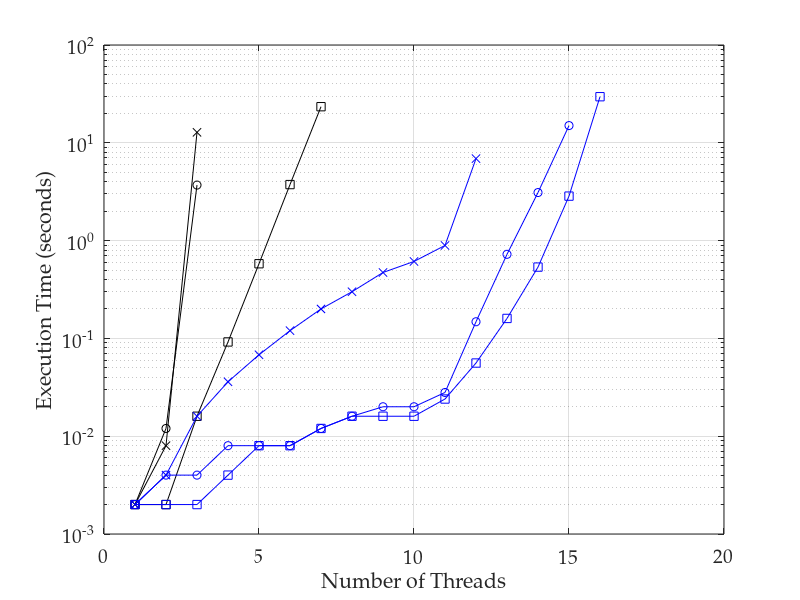

This figure's MATLAB source: (Note: this script raises an error after producing the figure.)
%% importing data
transitions = dlmread('indexer_time_data.csv', ',', 1, 1);
% convert 0 values to NaNs, as these don't plot
transitions(transitions==0)=nan;
threads = [1:17];

%% plotting lines

semilogy(threads, transitions(:, 1), 'ko-')
hold on
semilogy(threads, transitions(:, 2), 'kx-')
semilogy(threads, transitions(:, 3), 'ks-')
semilogy(threads, transitions(:, 4), 'bo-')
semilogy(threads, transitions(:, 5), 'bx-')
semilogy(threads, transitions(:, 6), 'bs-')
hold off
grid on

%% adding axis labels
set(gca, 'FontName', 'Palatino Linotype', 'FontSize', 14);
xlabel('Number of Threads');
ylabel('Execution Time (seconds)')

%% output pdf file
h = figure(1);
h.Units = 'centimeters'; % set figure position to cm
h.Position([3:4]) = [17,12]; % resize figure
Plot2LaTeX( h, 'indexer_time_fig' )